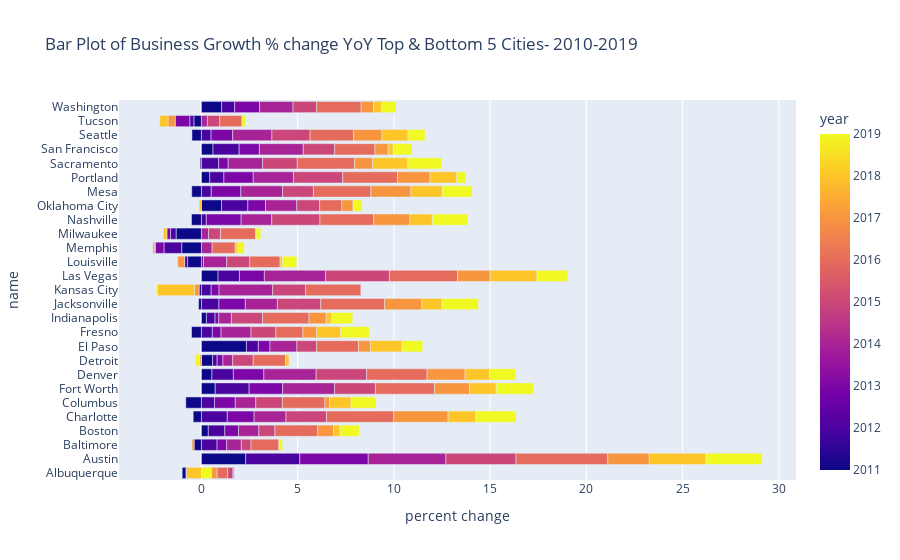

The code cell stored with this chart in its notebook:
### Code cell
#Plotly bar plot of Business Growth % change YoY Top & Bottom 5 Cities- 2010-2019

fig = px.bar(business_10, y='name', x='percent_change', color='year', 
             title='Bar Plot of Business Growth % change YoY Top & Bottom 5 Cities- 2010-2019',
             labels={col:col.replace('_', ' ') for col in business_10.columns}) # remove underscore
fig.show()

### Figure 1 — Plotly figure (JSON) as saved in the notebook; plotly's stock layout.template omitted (floating-point values rounded to 4 significant figures; data arrays with more than 128 entries replaced by an {"elided": "..."} marker saying what was removed)
{"data": [{"alignmentgroup": "True", "hovertemplate": "percent change=%{x}<br>name=%{y}<br>year=%{marker.color}<extra></extra>", "legendgroup": "", "marker": {"color": {"elided": "243 int values"}, "coloraxis": "coloraxis", "pattern": {"shape": ""}}, "name": "", "offsetgroup": "", "orientation": "h", "showlegend": false, "textposition": "auto", "type": "bar", "x": {"elided": "243 float values"}, "xaxis": "x", "y": {"elided": "243 str values"}, "yaxis": "y"}], "layout": {"barmode": "relative", "coloraxis": {"colorbar": {"title": {"text": "year"}}, "colorscale": [[0, "#0d0887"], [0.1111, "#46039f"], [0.2222, "#7201a8"], [0.3333, "#9c179e"], [0.4444, "#bd3786"], [0.5556, "#d8576b"], [0.6667, "#ed7953"], [0.7778, "#fb9f3a"], [0.8889, "#fdca26"], [1, "#f0f921"]]}, "legend": {"tracegroupgap": 0}, "title": {"text": "Bar Plot of Business Growth % change YoY Top & Bottom 5 Cities- 2010-2019"}, "xaxis": {"anchor": "y", "domain": [0, 1], "title": {"text": "percent change"}}, "yaxis": {"anchor": "x", "domain": [0, 1], "title": {"text": "name"}}}}
